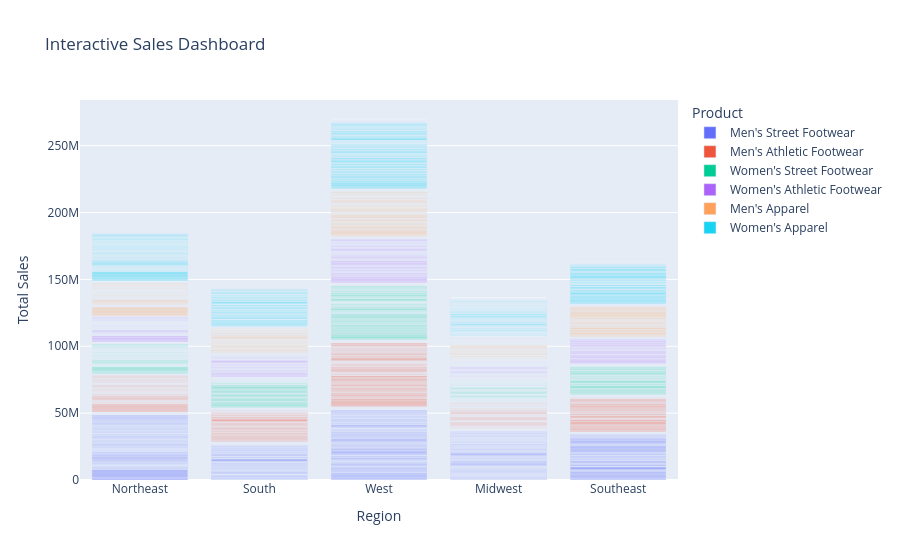

The code cell stored with this chart in its notebook:
### Markdown cell above
# 📌 Interactive Dashboard Visualizations

### Code cell
fig = px.bar(
    df,
    x='Region',
    y='Total Sales',
    color='Product',
    title='Interactive Sales Dashboard'
)

fig.show()

### Figure 1 — Plotly figure (JSON) as saved in the notebook; plotly's stock layout.template omitted (floating-point values rounded to 4 significant figures; data arrays with more than 128 entries replaced by an {"elided": "..."} marker saying what was removed)
{"data": [{"alignmentgroup": "True", "hovertemplate": "Product=Men's Street Footwear<br>Region=%{x}<br>Total Sales=%{y}<extra></extra>", "legendgroup": "Men's Street Footwear", "marker": {"color": "#636efa", "pattern": {"shape": ""}}, "name": "Men's Street Footwear", "offsetgroup": "Men's Street Footwear", "orientation": "v", "showlegend": true, "textposition": "auto", "type": "bar", "x": {"elided": "1610 str values"}, "xaxis": "x", "y": {"elided": "1610 float values"}, "yaxis": "y"}, {"alignmentgroup": "True", "hovertemplate": "Product=Men's Athletic Footwear<br>Region=%{x}<br>Total Sales=%{y}<extra></extra>", "legendgroup": "Men's Athletic Footwear", "marker": {"color": "#EF553B", "pattern": {"shape": ""}}, "name": "Men's Athletic Footwear", "offsetgroup": "Men's Athletic Footwear", "orientation": "v", "showlegend": true, "textposition": "auto", "type": "bar", "x": {"elided": "1610 str values"}, "xaxis": "x", "y": {"elided": "1610 float values"}, "yaxis": "y"}, {"alignmentgroup": "True", "hovertemplate": "Product=Women's Street Footwear<br>Region=%{x}<br>Total Sales=%{y}<extra></extra>", "legendgroup": "Women's Street Footwear", "marker": {"color": "#00cc96", "pattern": {"shape": ""}}, "name": "Women's Street Footwear", "offsetgroup": "Women's Street Footwear", "orientation": "v", "showlegend": true, "textposition": "auto", "type": "bar", "x": {"elided": "1608 str values"}, "xaxis": "x", "y": {"elided": "1608 float values"}, "yaxis": "y"}, {"alignmentgroup": "True", "hovertemplate": "Product=Women's Athletic Footwear<br>Region=%{x}<br>Total Sales=%{y}<extra></extra>", "legendgroup": "Women's Athletic Footwear", "marker": {"color": "#ab63fa", "pattern": {"shape": ""}}, "name": "Women's Athletic Footwear", "offsetgroup": "Women's Athletic Footwear", "orientation": "v", "showlegend": true, "textposition": "auto", "type": "bar", "x": {"elided": "1606 str values"}, "xaxis": "x", "y": {"elided": "1606 float values"}, "yaxis": "y"}, {"alignmentgroup": "True", "hovertemplate": "Product=Men's Apparel<br>Region=%{x}<br>Total Sales=%{y}<extra></extra>", "legendgroup": "Men's Apparel", "marker": {"color": "#FFA15A", "pattern": {"shape": ""}}, "name": "Men's Apparel", "offsetgroup": "Men's Apparel", "orientation": "v", "showlegend": true, "textposition": "auto", "type": "bar", "x": {"elided": "1606 str values"}, "xaxis": "x", "y": {"elided": "1606 float values"}, "yaxis": "y"}, {"alignmentgroup": "True", "hovertemplate": "Product=Women's Apparel<br>Region=%{x}<br>Total Sales=%{y}<extra></extra>", "legendgroup": "Women's Apparel", "marker": {"color": "#19d3f3", "pattern": {"shape": ""}}, "name": "Women's Apparel", "offsetgroup": "Women's Apparel", "orientation": "v", "showlegend": true, "textposition": "auto", "type": "bar", "x": {"elided": "1608 str values"}, "xaxis": "x", "y": {"elided": "1608 float values"}, "yaxis": "y"}], "layout": {"barmode": "relative", "legend": {"title": {"text": "Product"}, "tracegroupgap": 0}, "title": {"text": "Interactive Sales Dashboard"}, "xaxis": {"anchor": "y", "domain": [0, 1], "title": {"text": "Region"}}, "yaxis": {"anchor": "x", "domain": [0, 1], "title": {"text": "Total Sales"}}}}
